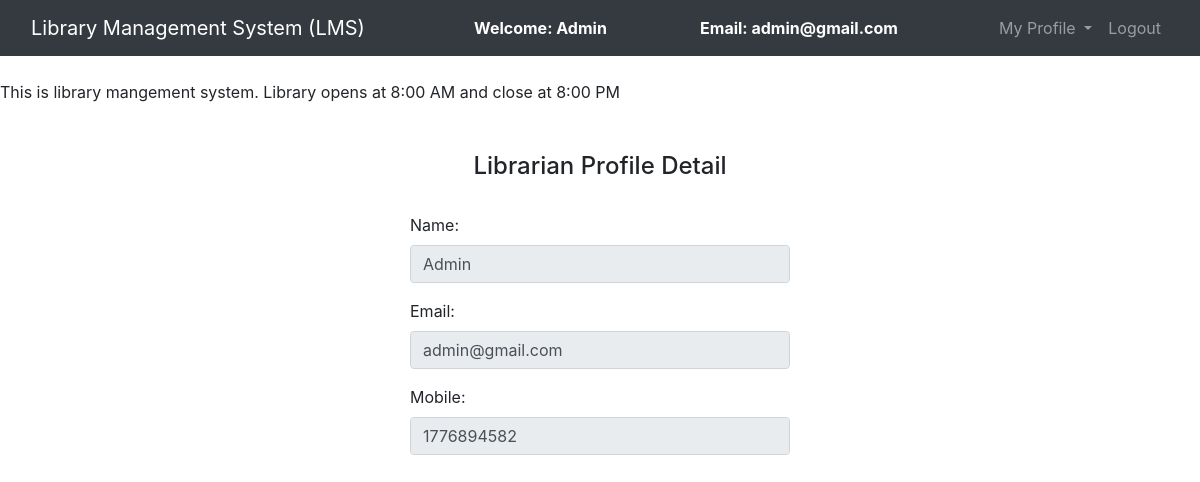
The app's page /views/view_profile.php (signed in) with its own data.
### tables this page shows
CREATE TABLE `librarian` (
  `id` int(11) NOT NULL,
  `name` varchar(50) NOT NULL,
  `email` varchar(100) NOT NULL,
  `password` varchar(100) NOT NULL,
  `mobile` int(10) NOT NULL,
  `address` varchar(250) NOT NULL
);

### views/view_profile.php (the view, shortened to what this page needs)
<?php
	$connection = mysqli_connect("localhost:3308","root","");
	$name = "";
	$email = "";
	$mobile = "";
	$query = "select * from librarian where email = '$_SESSION[email]'";
	$query_run = mysqli_query($connection,$query);
	while ($row = mysqli_fetch_assoc($query_run)){
		$name = $row['name'];
		$email = $row['email'];
		$mobile = $row['mobile'];
	}
?>
<!DOCTYPE html>
<html>
<head>
	<link rel="stylesheet" type="text/css" href="../assets/css/bootstrap.min.css">
</head>
<body>
	<nav class="navbar navbar-expand-lg navbar-dark bg-dark">
		<div class="container-fluid">
			<div class="navbar-header">
				<a class="navbar-brand" href="librarian_dashboard.php">Library Management System (LMS)</a>
			</div>
			<font style="color: white"><span><strong>Welcome: <?php echo $_SESSION['name'];?></strong></span></font>
			<font style="color: white"><span><strong>Email: <?php echo $_SESSION['email'];?></strong></font>
		    <ul class="nav navbar-nav navbar-right">
		      <li class="nav-item dropdown">
	        	<a class="nav-link dropdown-toggle" data-toggle="dropdown">My Profile </a>
		      </li>
		      <li class="nav-item">
		        <a class="nav-link" href="../controllers/logout.php">Logout</a>
		      </li>
		    </ul>
		</div>
	</nav><br>
	<span><marquee>This is library mangement system. Library opens at 8:00 AM and close at 8:00 PM</marquee></span><br><br>
		<center><h4>Librarian Profile Detail</h4><br></center>
		<div class="row">
			<div class="col-md-4"></div>
			<div class="col-md-4">
				<form>
					<div class="form-group">
						<label for="name">Name:</label>
						<input type="text" class="form-control" value="<?php echo $name;?>" disabled>
					</div>
					<div class="form-group">
						<label for="email">Email:</label>
						<input type="text" value="<?php echo $email;?>" class="form-control" disabled>
					</div>
					<div class="form-group">
						<label for="mobile">Mobile:</label>
						<input type="text" value="<?php echo $mobile;?>" class="form-control" disabled>
					</div>
				</form>
			</div>
			<div class="col-md-4"></div>
		</div>
</body>
</html>

### records on screen
librarian: name "Admin", email "admin@gmail.com", mobile "1776894582"

### other values on screen
$_SESSION['name'] "Admin"
$_SESSION['email'] "admin@gmail.com"
